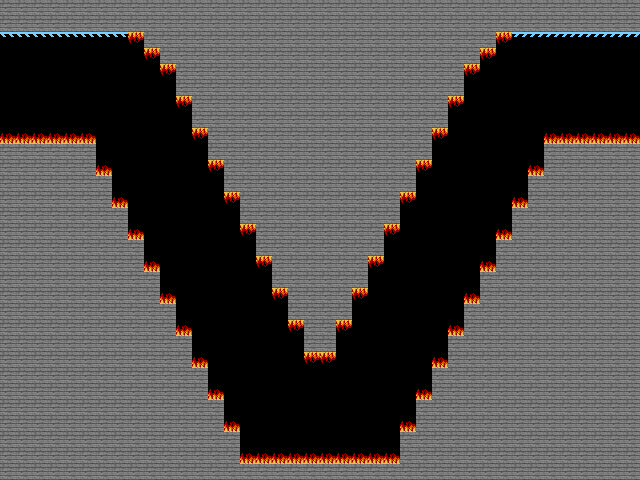

This is a level from a 2D game, rendered from its Tiled map with the project's own tilesets. A one-line summary and the complete map file follow:
An orthogonal 40x30 tile map with 16x16 px tiles, 1 tile layer (Tile Layer 1) and 3 objects (Platform_1_spawn, Platform_1_path, Checkpoint).

<map version="1.2" tiledversion="1.2.3" orientation="orthogonal" renderorder="right-down" width="40" height="30" tilewidth="16" tileheight="16" infinite="0" nextlayerid="5" nextobjectid="36">
 <tileset firstgid="1" source="mc_sprites.tsx" />
 <layer id="2" name="Tile Layer 1" width="40" height="30">
  <data encoding="csv">
741,741,741,741,741,741,741,741,741,741,741,741,741,741,741,741,741,741,741,741,741,741,741,741,741,741,741,741,741,741,741,741,741,741,741,741,741,741,741,741,
741,741,741,741,741,741,741,741,741,741,741,741,741,741,741,741,741,741,741,741,741,741,741,741,741,741,741,741,741,741,741,741,741,741,741,741,741,741,741,741,
666,666,666,666,666,666,666,666,466,741,741,741,741,741,741,741,741,741,741,741,741,741,741,741,741,741,741,741,741,741,741,466,668,668,668,668,668,668,668,668,
0,0,0,0,0,0,0,0,0,466,741,741,741,741,741,741,741,741,741,741,741,741,741,741,741,741,741,741,741,741,466,0,0,0,0,0,0,0,0,0,
0,0,0,0,0,0,0,0,0,0,466,741,741,741,741,741,741,741,741,741,741,741,741,741,741,741,741,741,741,466,0,0,0,0,0,0,0,0,0,0,
0,0,0,0,0,0,0,0,0,0,0,741,741,741,741,741,741,741,741,741,741,741,741,741,741,741,741,741,741,0,0,0,0,0,0,0,0,0,0,0,
0,0,0,0,0,0,0,0,0,0,0,466,741,741,741,741,741,741,741,741,741,741,741,741,741,741,741,741,466,0,0,0,0,0,0,0,0,0,0,0,
0,0,0,0,0,0,0,0,0,0,0,0,741,741,741,741,741,741,741,741,741,741,741,741,741,741,741,741,0,0,0,0,0,0,0,0,0,0,0,0,
465,465,465,465,465,465,0,0,0,0,0,0,466,741,741,741,741,741,741,741,741,741,741,741,741,741,741,466,0,0,0,0,0,0,465,465,465,465,465,465,
741,741,741,741,741,741,0,0,0,0,0,0,0,741,741,741,741,741,741,741,741,741,741,741,741,741,741,0,0,0,0,0,0,0,741,741,741,741,741,741,
741,741,741,741,741,741,465,0,0,0,0,0,0,466,741,741,741,741,741,741,741,741,741,741,741,741,466,0,0,0,0,0,0,465,741,741,741,741,741,741,
741,741,741,741,741,741,741,0,0,0,0,0,0,0,741,741,741,741,741,741,741,741,741,741,741,741,0,0,0,0,0,0,0,741,741,741,741,741,741,741,
741,741,741,741,741,741,741,465,0,0,0,0,0,0,466,741,741,741,741,741,741,741,741,741,741,466,0,0,0,0,0,0,465,741,741,741,741,741,741,741,
741,741,741,741,741,741,741,741,0,0,0,0,0,0,0,741,741,741,741,741,741,741,741,741,741,0,0,0,0,0,0,0,741,741,741,741,741,741,741,741,
741,741,741,741,741,741,741,741,465,0,0,0,0,0,0,466,741,741,741,741,741,741,741,741,466,0,0,0,0,0,0,465,741,741,741,741,741,741,741,741,
741,741,741,741,741,741,741,741,741,0,0,0,0,0,0,0,741,741,741,741,741,741,741,741,0,0,0,0,0,0,0,741,741,741,741,741,741,741,741,741,
741,741,741,741,741,741,741,741,741,465,0,0,0,0,0,0,466,741,741,741,741,741,741,466,0,0,0,0,0,0,465,741,741,741,741,741,741,741,741,741,
741,741,741,741,741,741,741,741,741,741,0,0,0,0,0,0,0,741,741,741,741,741,741,0,0,0,0,0,0,0,741,741,741,741,741,741,741,741,741,741,
741,741,741,741,741,741,741,741,741,741,465,0,0,0,0,0,0,466,741,741,741,741,466,0,0,0,0,0,0,465,741,741,741,741,741,741,741,741,741,741,
741,741,741,741,741,741,741,741,741,741,741,0,0,0,0,0,0,0,741,741,741,741,0,0,0,0,0,0,0,741,741,741,741,741,741,741,741,741,741,741,
741,741,741,741,741,741,741,741,741,741,741,465,0,0,0,0,0,0,466,741,741,466,0,0,0,0,0,0,465,741,741,741,741,741,741,741,741,741,741,741,
741,741,741,741,741,741,741,741,741,741,741,741,0,0,0,0,0,0,0,741,741,0,0,0,0,0,0,0,741,741,741,741,741,741,741,741,741,741,741,741,
741,741,741,741,741,741,741,741,741,741,741,741,465,0,0,0,0,0,0,466,466,0,0,0,0,0,0,465,741,741,741,741,741,741,741,741,741,741,741,741,
741,741,741,741,741,741,741,741,741,741,741,741,741,0,0,0,0,0,0,0,0,0,0,0,0,0,0,741,741,741,741,741,741,741,741,741,741,741,741,741,
741,741,741,741,741,741,741,741,741,741,741,741,741,465,0,0,0,0,0,0,0,0,0,0,0,0,465,741,741,741,741,741,741,741,741,741,741,741,741,741,
741,741,741,741,741,741,741,741,741,741,741,741,741,741,0,0,0,0,0,0,0,0,0,0,0,0,741,741,741,741,741,741,741,741,741,741,741,741,741,741,
741,741,741,741,741,741,741,741,741,741,741,741,741,741,465,0,0,0,0,0,0,0,0,0,0,465,741,741,741,741,741,741,741,741,741,741,741,741,741,741,
741,741,741,741,741,741,741,741,741,741,741,741,741,741,741,0,0,0,0,0,0,0,0,0,0,741,741,741,741,741,741,741,741,741,741,741,741,741,741,741,
741,741,741,741,741,741,741,741,741,741,741,741,741,741,741,465,465,465,465,465,465,465,465,465,465,741,741,741,741,741,741,741,741,741,741,741,741,741,741,741,
741,741,741,741,741,741,741,741,741,741,741,741,741,741,741,741,741,741,741,741,741,741,741,741,741,741,741,741,741,741,741,741,741,741,741,741,741,741,741,741
</data>
 </layer>
 <objectgroup id="4" name="Object Layer 1">
  <object id="33" name="Platform_1_spawn" gid="6" x="272" y="432" width="49" height="16" />
  <object id="34" name="Platform_1_path" x="256" y="416" width="128" height="16" />
  <object id="35" name="Checkpoint" gid="593" x="16" y="48" width="16" height="16" />
 </objectgroup>
</map>
